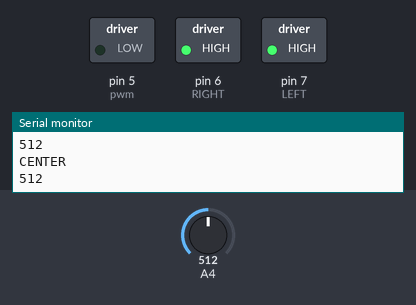
The sketch below on a simulated Arduino Uno, built with avr-gcc and run on an emulated ATmega328P. On the bench: switched loads named in the sketch (green lamp = pin HIGH), the last lines printed to the serial monitor. Inputs (shaded band) come from the test bench; at power-on: A4 = 512.

Above: at 1.2 s.
1.3 s: A4 set to 538
At 2.4 s:
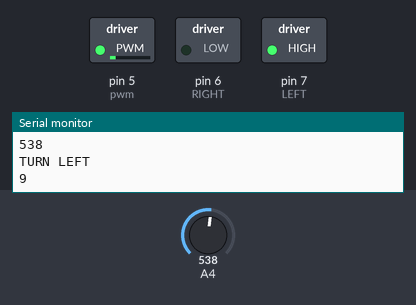
2.8 s: A4 set to 500
At 3.7 s:
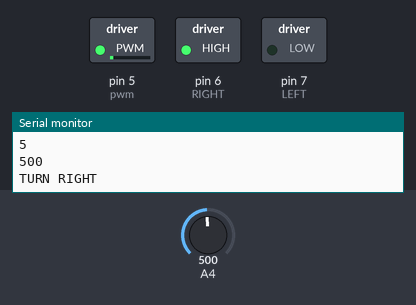
4.3 s: A4 set to 511
At 5.5 s:
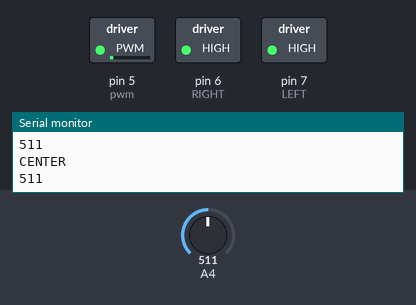
5.8 s: A4 set to 0
At 7.0 s:
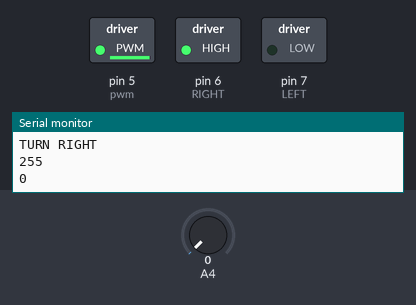
7.3 s: A4 set to 520
At 7.9 s:
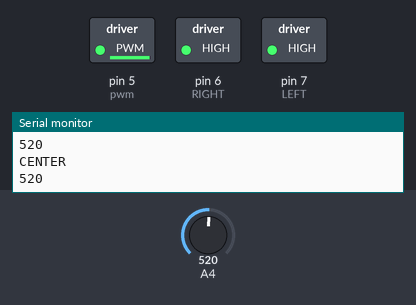
8.8 s: A4 set to 716
At 9.3 s:
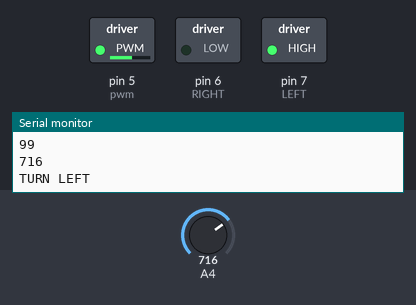
Timing chart, 0 to 11.3 s (numbered marks = the images above; inputs shaded):
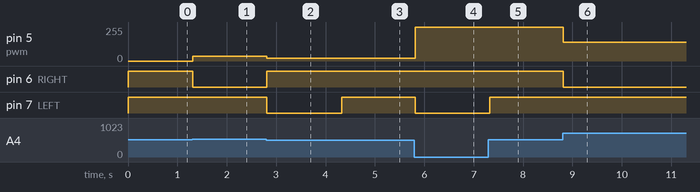

Measured:
- the behaviour switches between 520 and 521 on A4 (found by bisection; images 0 and 1)
- after the input at 1.3 s, pin 5 (pwm): 0/255 → 36/255 at once; pin 6 (RIGHT): HIGH → LOW at once
- after the input at 2.8 s, pin 5 (pwm): 36/255 → 20/255 at once; pin 6 (RIGHT): LOW → HIGH at once; pin 7 (LEFT): HIGH → LOW at once
- after the input at 4.3 s, pin 7 (LEFT): LOW → HIGH at once
- after the input at 5.8 s, pin 5 (pwm): 20/255 → 252/255 at once; pin 7 (LEFT): HIGH → LOW at once
- after the input at 7.3 s, pin 7 (LEFT): LOW → HIGH at once
- after the input at 8.8 s, pin 5 (pwm): 252/255 → 140/255 at once; pin 6 (RIGHT): HIGH → LOW at once

The sketch:

OLDsteering.ino
```cpp
int pwm = 5;
const int RIGHT = 6;
const int LEFT = 7;
int speedVal = 0;
int motorSpeed = 0;

void setup() {
  Serial.begin(9600);
  pinMode(pwm, OUTPUT);
  pinMode(RIGHT, OUTPUT);
  pinMode(LEFT, OUTPUT);

}

void loop() {
  int joystickValue = analogRead(A4);

  //TURNING RIGHT
  if(joystickValue < 510){
    speedVal = map(joystickValue,0,510,255,0);
    motorSpeed = speedVal*4;
    analogWrite(pwm, motorSpeed);
    digitalWrite(LEFT, LOW);
    digitalWrite(RIGHT, HIGH);
    Serial.println("TURN RIGHT");Serial.println(speedVal);Serial.println(joystickValue);
  }
  //TURNING LEFT
  else if(joystickValue > 520){
    speedVal = map(joystickValue,520,1023,0,255);
    motorSpeed = speedVal*4;
    analogWrite(pwm, motorSpeed);
    digitalWrite(LEFT, HIGH);
    digitalWrite(RIGHT, LOW);
    Serial.println("TURN LEFT");
    Serial.println(speedVal);
    Serial.println(joystickValue);
  }
  else{
    Serial.println("CENTER");
    Serial.println(joystickValue);
    digitalWrite(RIGHT, HIGH);
    digitalWrite(LEFT, HIGH);
    }


}
```
